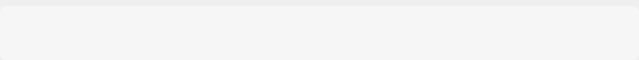
<?xml version="1.0" encoding="UTF-8"?>
<ui version="4.0">
 <class>tbEtriesForm</class>
 <widget class="QWidget" name="tbEtriesForm">
  <property name="geometry">
   <rect>
    <x>0</x>
    <y>0</y>
    <width>639</width>
    <height>60</height>
   </rect>
  </property>
  <property name="minimumSize">
   <size>
    <width>632</width>
    <height>60</height>
   </size>
  </property>
  <property name="maximumSize">
   <size>
    <width>16777215</width>
    <height>80</height>
   </size>
  </property>
  <property name="windowTitle">
   <string>Form</string>
  </property>
  <property name="styleSheet">
   <string notr="true">
#mainBodyContainer {
	margin-top: 6px;
	border-radius: 6px;
	background-color: #f6f6f6;

}

#mainBodyContainer:hover {
	
	background-color: #fcfcfc;
}

.QLabel {
	padding: 8px 2px;
}</string>
  </property>
  <layout class="QHBoxLayout" name="horizontalLayout">
   <property name="spacing">
    <number>0</number>
   </property>
   <property name="leftMargin">
    <number>0</number>
   </property>
   <property name="topMargin">
    <number>0</number>
   </property>
   <property name="rightMargin">
    <number>0</number>
   </property>
   <property name="bottomMargin">
    <number>0</number>
   </property>
   <item>
    <widget class="QWidget" name="mainBodyContainer" native="true">
     <layout class="QHBoxLayout" name="horizontalLayout_2">
      <property name="spacing">
       <number>0</number>
      </property>
      <property name="leftMargin">
       <number>20</number>
      </property>
      <property name="topMargin">
       <number>0</number>
      </property>
      <property name="rightMargin">
       <number>20</number>
      </property>
      <property name="bottomMargin">
       <number>0</number>
      </property>
      <item>
       <widget class="QLabel" name="name_lb">
        <property name="minimumSize">
         <size>
          <width>200</width>
          <height>0</height>
         </size>
        </property>
        <property name="maximumSize">
         <size>
          <width>300</width>
          <height>16777215</height>
         </size>
        </property>
        <property name="font">
         <font>
          <pointsize>12</pointsize>
         </font>
        </property>
        <property name="text">
         <string/>
        </property>
        <property name="wordWrap">
         <bool>true</bool>
        </property>
       </widget>
      </item>
      <item>
       <widget class="QLabel" name="day_lb">
        <property name="minimumSize">
         <size>
          <width>60</width>
          <height>0</height>
         </size>
        </property>
        <property name="maximumSize">
         <size>
          <width>16777215</width>
          <height>16777215</height>
         </size>
        </property>
        <property name="font">
         <font>
          <pointsize>12</pointsize>
         </font>
        </property>
        <property name="text">
         <string/>
        </property>
        <property name="alignment">
         <set>Qt::AlignCenter</set>
        </property>
       </widget>
      </item>
      <item>
       <widget class="QLabel" name="room_lb">
        <property name="minimumSize">
         <size>
          <width>60</width>
          <height>0</height>
         </size>
        </property>
        <property name="font">
         <font>
          <pointsize>12</pointsize>
         </font>
        </property>
        <property name="text">
         <string/>
        </property>
        <property name="alignment">
         <set>Qt::AlignCenter</set>
        </property>
       </widget>
      </item>
      <item>
       <widget class="QLabel" name="lesson_lb">
        <property name="minimumSize">
         <size>
          <width>60</width>
          <height>0</height>
         </size>
        </property>
        <property name="font">
         <font>
          <pointsize>12</pointsize>
         </font>
        </property>
        <property name="text">
         <string/>
        </property>
        <property name="alignment">
         <set>Qt::AlignCenter</set>
        </property>
       </widget>
      </item>
     </layout>
    </widget>
   </item>
  </layout>
 </widget>
 <resources/>
 <connections/>
</ui>
